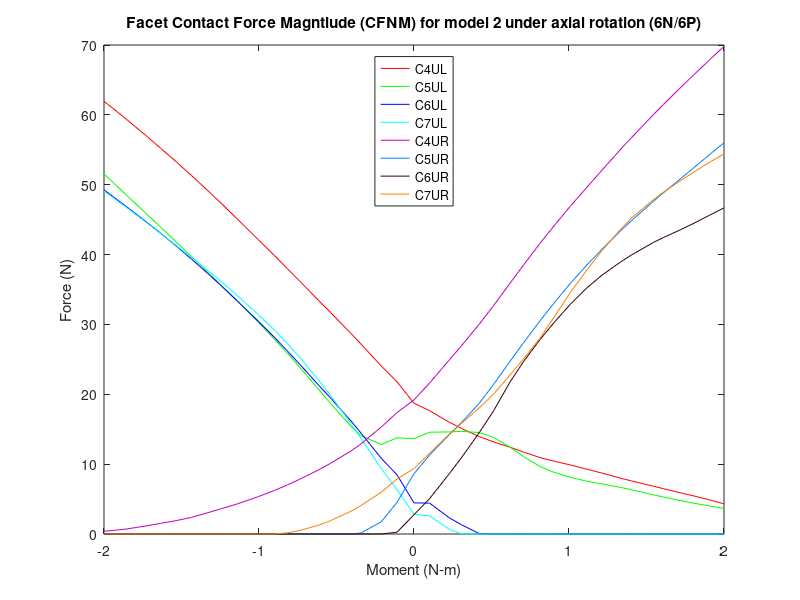

Source code (MATLAB):
%% Facet contact force magnitude (N)
%model2_SlideSlide_NoTether/6P & 6N

clear all;
%% 6P
figure (9)

c4ulxp=[2 2.05026 2.11433 2.15261 2.2098 2.25679 2.30943 2.35333 2.40624 2.4511 2.50404 2.55744 2.60598 2.66477 2.70156 2.77304 2.80429 2.86109 2.90333 2.95384 3]-2;
c4ulyp=[18.7179 17.6453 15.9914 15.123 13.9543 13.185 12.4296 11.7308 10.9387 10.4392 9.88215 9.28027 8.7247 8.01808 7.59651 6.83403 6.49437 5.88011 5.44217 4.87366 4.32481];

c4urxp=[2 2.05026 2.11433 2.15261 2.2098 2.25679 2.30943 2.35333 2.40624 2.4511 2.50404 2.55744 2.60598 2.66477 2.70156 2.77304 2.80429 2.86109 2.90333 2.95384 3]-2;
c4uryp=[19.2013 21.6095 24.9409 26.9184 29.9978 32.6976 35.883 38.5015 41.5996 44.0771 46.9137 49.6138 52.0605 54.9836 56.7401 60.0641 61.4716 63.9565 65.7648 67.8864 69.7961];

c5ulxp=[2 2.05026 2.11433 2.15261 2.2098 2.25679 2.30943 2.35333 2.40624 2.4511 2.50404 2.55744 2.60598 2.66477 2.70156 2.77304 2.80429 2.86109 2.90333 2.95384 3]-2;
c5ulyp=[13.6356 14.5742 14.614 14.6923 14.526 13.8264 12.4532 11.0845 9.66266 8.83965 8.12906 7.55096 7.17977 6.68219 6.33643 5.60099 5.29229 4.76208 4.4013 4.01167 3.65806];

c5urxp=[2 2.05026 2.11433 2.15261 2.2098 2.25679 2.30943 2.35333 2.40624 2.4511 2.50404 2.55744 2.60598 2.66477 2.70156 2.77304 2.80429 2.86109 2.90333 2.95384 3]-2;
c5uryp=[8.64361 11.2854 14.2597 15.9234 18.6769 21.4097 24.7011 27.3846 30.5099 33.0252 35.8652 38.4949 40.7448 43.3262 44.8466 47.6558 48.8251 50.9085 52.4472 54.3328 56.0067];

c6ulxp=[2 2.05026 2.11433 2.15261 2.2098 2.25679 2.30943 2.35333 2.40624 2.4511 2.50404 2.55744 2.60598 2.66477 2.70156 2.77304 2.80429 2.86109 2.90333 2.95384 3]-2;
c6ulyp=[4.45284 4.42088 2.30568 1.33906 0.0727062 0.00469273 0.00368853 0.00301682 0.00252883 0.00219686 0.00188998 0.00167262 0.00149822 0.00130677 0.00119787 0.00102442 0.000963509 0.000862111 0.000796937 0.000724544 0.000662625];

c6urxp=[2 2.05026 2.11433 2.15261 2.2098 2.25679 2.30943 2.35333 2.40624 2.4511 2.50404 2.55744 2.60598 2.66477 2.70156 2.77304 2.80429 2.86109 2.90333 2.95384 3]-2;
c6uryp=[2.76838 5.06378 8.66042 10.8976 14.4677 17.6364 21.7389 24.681 27.8259 30.2304 32.8735 35.224 37.0375 38.8909 39.9453 41.7557 42.4323 43.5855 44.4901 45.6438 46.6929];

c7ulxp=[2 2.05026 2.11433 2.15261 2.2098 2.25679 2.30943 2.35333 2.40624 2.4511 2.50404 2.55744 2.60598 2.66477 2.70156 2.77304 2.80429 2.86109 2.90333 2.95384 3]-2;
c7ulyp=[2.84559 2.58513 0.660069 0.0480495 0.00454747 0.00371049 0.00289637 0.00229248 0.00177609 0.00147712 0.0011957 0.000989049 0.000855867 0.000717371 0.000644489 0.00052272 0.000473472 0.000389854 0.000336492 0.000278485 0.00023613];

c7urxp=[2 2.05026 2.11433 2.15261 2.2098 2.25679 2.30943 2.35333 2.40624 2.4511 2.50404 2.55744 2.60598 2.66477 2.70156 2.77304 2.80429 2.86109 2.90333 2.95384 3]-2;
c7uryp=[9.37565 11.539 14.3201 15.8214 18.0188 20.033 22.7473 25.0531 28.0091 31.0032 34.5506 37.7855 40.5572 43.5475 45.2093 47.9038 48.915 50.6215 51.84 53.2357 54.4082];

%% 6N

c4ulxn=-1*[2 2.05478 2.10546 2.17115 2.2004 2.26892 2.30837 2.36775 2.40818 2.45012 2.50186 2.56957 2.6267 2.66729 2.71729 2.76729 2.81729 2.86729 2.92666 2.96885 3]+2;
c4ulyn=[18.7179 21.7898 24.0451 27.1894 28.5728 31.6986 33.4471 36.1584 37.9725 39.8563 42.1213 45.0611 47.5438 49.2472 51.3007 53.2876 55.2257 57.1299 59.3338 60.8514 61.9427 ];

c4urxn=-1*[2 2.05478 2.10546 2.17115 2.2004 2.26892 2.30837 2.36775 2.40818 2.45012 2.50186 2.56957 2.6267 2.66729 2.71729 2.76729 2.81729 2.86729 2.92666 2.96885 3]+2;
c4uryn=[19.2013 17.3846 15.3106 12.8962 11.9653 10.1257 9.16379 7.85579 7.02635 6.23762 5.35718 4.3126 3.54881 3.02214 2.38578 1.91529 1.52253 1.13228 0.725538 0.512102 0.404566];

c5ulxn=-1*[2 2.05478 2.10546 2.17115 2.2004 2.26892 2.30837 2.36775 2.40818 2.45012 2.50186 2.56957 2.6267 2.66729 2.71729 2.76729 2.81729 2.86729 2.92666 2.96885 3]+2;
c5ulyn=[13.6356 13.7751 12.8097 14.0671 15.2896 18.6625 20.7339 23.8408 25.8567 27.8711 30.2994 33.3265 35.8117 37.566 39.6851 41.8159 43.9311 46.0147 48.4762 50.2307 51.5378];

c5urxn=-1*[2 2.05478 2.10546 2.17115 2.2004 2.26892 2.30837 2.36775 2.40818 2.45012 2.50186 2.56957 2.6267 2.66729 2.71729 2.76729 2.81729 2.86729 2.92666 2.96885 3]+2;
c5uryn=[8.64361 4.54491 1.74712 0.150244 0.00511141 0.00459897 0.0044585 0.00426716 0.00412718 0.00397408 0.00378137 0.00353931 0.00334393 0.00320746 0.00303506 0.00285907 0.00267482 0.00249537 0.00228543 0.00213919 0.00203339];

c6ulxn=-1*[2 2.05478 2.10546 2.17115 2.2004 2.26892 2.30837 2.36775 2.40818 2.45012 2.50186 2.56957 2.6267 2.66729 2.71729 2.76729 2.81729 2.86729 2.92666 2.96885 3]+2;
c6ulyn=[4.45284 8.46523 10.8305 14.4596 16.0329 19.4533 21.3402 24.2619 26.1829 28.1379 30.4394 33.3363 35.734 37.3834 39.3397 41.2374 43.0525 44.808 46.8276 48.2221 49.2686];

c6urxn=-1*[2 2.05478 2.10546 2.17115 2.2004 2.26892 2.30837 2.36775 2.40818 2.45012 2.50186 2.56957 2.6267 2.66729 2.71729 2.76729 2.81729 2.86729 2.92666 2.96885 3]+2;
c6uryn=[2.76838 0.257656 0.00409969 0.0030643 0.00283741 0.00239 0.0021613 0.00185367 0.00168626 0.00153019 0.00135769 0.00116085 0.00101288 0.000914287 0.00079857 0.000683287 0.000582414 0.000490889 0.000392877 0.000326904 0.000281068];

c7ulxn=-1*[2 2.05478 2.10546 2.17115 2.2004 2.26892 2.30837 2.36775 2.40818 2.45012 2.50186 2.56957 2.6267 2.66729 2.71729 2.76729 2.81729 2.86729 2.92666 2.96885 3]+2;
c7ulyn=[2.84559 6.34658 9.37471 13.6924 15.6399 19.8181 22.0468 25.2334 27.261 29.1917 31.389 34.1284 36.3076 37.7896 39.5711 41.3081 43.0281 44.723 46.7121 48.0863 49.0804 ];

c7urxn=-1*[2 2.05478 2.10546 2.17115 2.2004 2.26892 2.30837 2.36775 2.40818 2.45012 2.50186 2.56957 2.6267 2.66729 2.71729 2.76729 2.81729 2.86729 2.92666 2.96885 3]+2;
c7uryn=[9.37565 7.87882 5.98739 4.06881 3.32812 1.90875 1.25367 0.514407 0.167014 0.00309022 0.00250864 0.00226395 0.00206047 0.00191735 0.00174561 0.00158611 0.00143346 0.00128887 0.00113162 0.00103236 0.00096726 ];
%% left

c4xl=2*[flip(c4ulxn(2:21)),c4ulxp];
c4yl=[flip(c4ulyn(2:21)),c4ulyp];
a=plot(c4xl,c4yl,'r');
hold on

c5xl=2*[flip(c5ulxn(2:21)),c5ulxp];
c5yl=[flip(c5ulyn(2:21)),c5ulyp];
b=plot(c5xl,c5yl,'g');
hold on

c6xl=2*[flip(c6ulxn(2:21)),c6ulxp];
c6yl=[flip(c6ulyn(2:21)),c6ulyp];
c=plot(c6xl,c6yl,'b');
hold on

c7xl=2*[flip(c7ulxn(2:21)),c7ulxp];
c7yl=[flip(c7ulyn(2:21)),c7ulyp];
d=plot(c7xl,c7yl,'c');
hold on
%% Right

c4xr=2*[flip(c4urxn(2:21)),c4urxp];
c4yr=[flip(c4uryn(2:21)),c4uryp];
e=plot(c4xr,c4yr,'color',[0.75, 0, 0.75]);
hold on

c5xr=2*[flip(c5urxn(2:21)),c5urxp];
c5yr=[flip(c5uryn(2:21)),c5uryp];
f=plot(c5xr,c5yr,'color',[0 0.5 1]);
hold on

c6xr=2*[flip(c6urxn(2:21)),c6urxp];
c6yr=[flip(c6uryn(2:21)),c6uryp];
g=plot(c6xr,c6yr,'color',[0.2 0 0]);
hold on

c7xr=2*[flip(c7urxn(2:21)),c7urxp];
c7yr=[flip(c7uryn(2:21)),c7uryp];
h=plot(c7xr,c7yr,'color',[1 .5 0]);

leg=[a,b,c,d,e,f,g,h];
title('Facet Contact Force Magntiude (CFNM) for model 2 under axial rotation (6N/6P)')
xlabel('Moment (N-m)')
ylabel('Force (N)')
legend(leg,'C4UL','C5UL','C6UL','C7UL','C4UR','C5UR','C6UR','C7UR','location','north')
